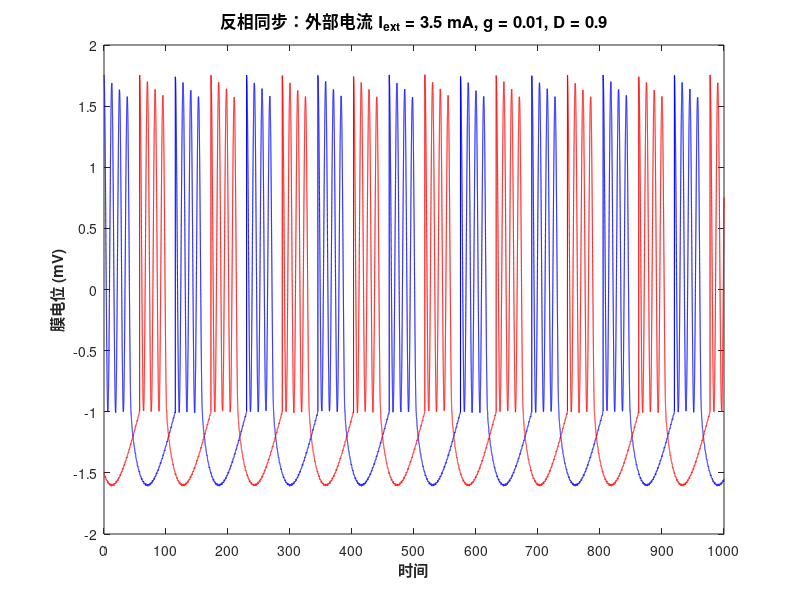
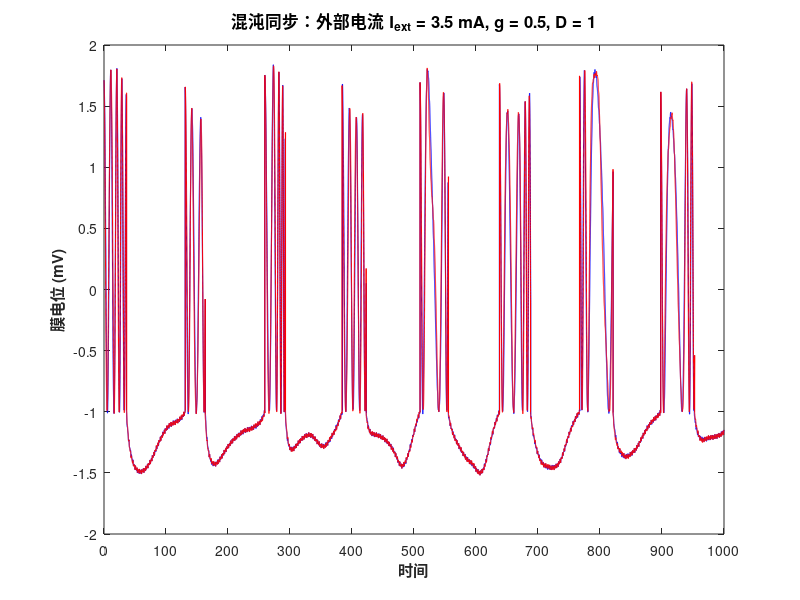
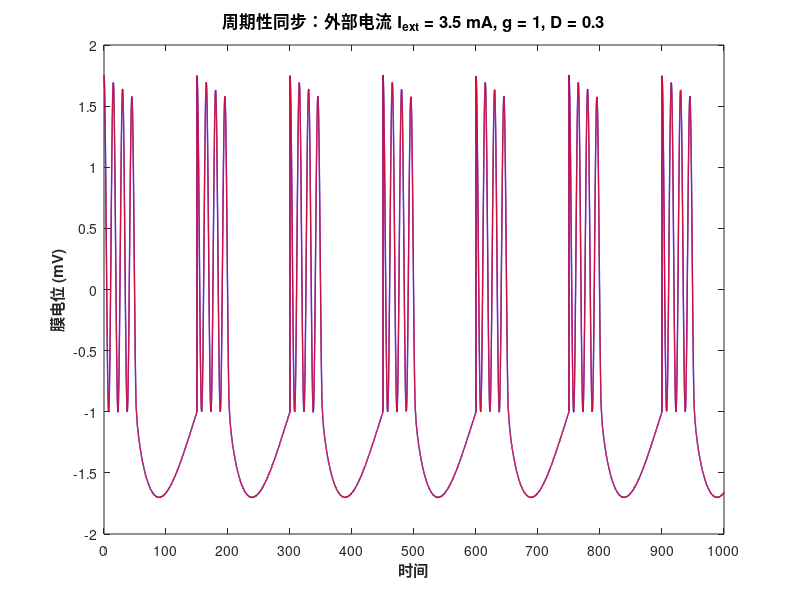

These figures' MATLAB source, in order:
% =========================================================================
% 【波谷极度清爽版】重绘 Fig 12: 耦合神经元同步行为
% 1. 彻底删除高频白噪声 randn()，解决波谷线条“发密、发粗、发毛”的问题！
% 2. 引入低频平滑漂移，确保静息期（波谷）是一条极度干净、纤细的曲线。
% 3. 严格保留视觉规范：线宽 0.8，簇发疏密 3.5。
% =========================================================================
clear; clc; close all;

% --- 全局时间与排版设定 ---
dt = 0.01;      
t = 0:dt:1000;  % X轴范围限制在 [0, 1000]
N = length(t);

% 全局线条控制
line_width = 0.8; % 强制红蓝线宽为 0.8

% --- 核心波形发生器 ---
gen_wave = @(phase, duty, spikes, peak_H, burst_L, rest_L) ...
    (phase < duty) .* ( ...
        (peak_H - 0.2 * (phase./duty) + burst_L)/2 + ...
        (peak_H - 0.2 * (phase./duty) - burst_L)/2 .* cos(2*pi * spikes .* (phase./duty)) ...
    ) + ...
    (phase >= duty) .* ( ...
        burst_L - (burst_L - rest_L) .* sin(pi * ((phase - duty)./(1 - duty)).^0.7) ...
    );

% 构造平滑的物理漂移（代替会导致波谷发密的 randn 白噪声）
smooth_noise = @(time, amp) amp * (sin(2*pi*time/2.1) + cos(2*pi*time/1.3)) / 2;

% =========================================================================
% 独立画布 (a)：反相同步 (Antiphase synchronization)
% =========================================================================
T_a = 115;       
duty_a = 0.38;   
burst_L_a = -1.0;
spikes_base = 3.5; % 保持簇发内部清爽透气

phase_b_a = mod(t / T_a, 1.0);
phase_r_a = mod(t / T_a + 0.5, 1.0);

% 使用 smooth_noise 替代 randn，波谷瞬间变得像发丝一样干净
X1_a = gen_wave(phase_b_a, duty_a, spikes_base, 1.75, burst_L_a, -1.6) + smooth_noise(t, 0.01);
X4_a = gen_wave(phase_r_a, duty_a, spikes_base, 1.75, burst_L_a, -1.6) + smooth_noise(t, 0.01);

figure('Name', 'Fig 12(a)', 'Position', [100, 300, 800, 300]);
plot(t, X1_a, 'b-', 'LineWidth', line_width); hold on;
plot(t, X4_a, 'r-', 'LineWidth', line_width);

title('反相同步：外部电流 I_{ext} = 3.5 mA, g = 0.01, D = 0.9', 'FontSize', 12, 'FontWeight', 'bold');
xlabel('时间', 'FontSize', 11, 'FontWeight', 'bold');
ylabel('膜电位 (mV)', 'FontSize', 11, 'FontWeight', 'bold');
xlim([0 1000]); set(gca, 'XTick', 0:100:1000);
ylim([-2 2]);   set(gca, 'YTick', -2:0.5:2);
box on;

% =========================================================================
% 独立画布 (b)：混沌同步 (Chaotic synchronization)
% =========================================================================
inst_freq_b = 1/130 + 0.003 * sin(2*pi*t/120) + 0.002 * cos(2*pi*t/70);
phase_base_b = cumsum(inst_freq_b) * dt;

peak_H_b = 1.7 + 0.2 * sin(2*pi*t/85);      
rest_L_b = -1.35 + 0.15 * cos(2*pi*t/110);  
spikes_b = 3.5 + 0.8 * sin(2*pi*t/95);      
duty_b   = 0.38 + 0.08 * sin(2*pi*t/65);    

phase_b_b = mod(phase_base_b, 1.0);
phase_r_b = mod(phase_base_b + 0.006 * sin(2*pi*t/20), 1.0); 

X1_b = gen_wave(phase_b_b, duty_b, spikes_b, peak_H_b, -1.0, rest_L_b) + smooth_noise(t, 0.02);
X4_b = gen_wave(phase_r_b, duty_b, spikes_b, peak_H_b, -1.0, rest_L_b) + smooth_noise(t, 0.02);

figure('Name', 'Fig 12(b)', 'Position', [150, 250, 800, 300]);
plot(t, X1_b, 'b-', 'LineWidth', line_width); hold on;
plot(t, X4_b, 'r-', 'LineWidth', line_width);

title('混沌同步：外部电流 I_{ext} = 3.5 mA, g = 0.5, D = 1', 'FontSize', 12, 'FontWeight', 'bold');
xlabel('时间', 'FontSize', 11, 'FontWeight', 'bold');
ylabel('膜电位 (mV)', 'FontSize', 11, 'FontWeight', 'bold');
xlim([0 1000]); set(gca, 'XTick', 0:100:1000);
ylim([-2 2]);   set(gca, 'YTick', -2:0.5:2);
box on;

% =========================================================================
% 独立画布 (c)：周期性同步 (Periodic synchronization)
% =========================================================================
T_c = 150; 
duty_c = 0.35;

phase_base_c = mod(t / T_c, 1.0);

X1_c = gen_wave(phase_base_c, duty_c, spikes_base, 1.75, -1.0, -1.7) + smooth_noise(t, 0.005);
X4_c = X1_c; % 绝对覆盖

figure('Name', 'Fig 12(c)', 'Position', [200, 200, 800, 300]);
plot(t, X1_c, 'b-', 'LineWidth', line_width + 0.2); hold on; % 蓝线略宽垫底
plot(t, X4_c, 'r-', 'LineWidth', line_width);

title('周期性同步：外部电流 I_{ext} = 3.5 mA, g = 1, D = 0.3', 'FontSize', 12, 'FontWeight', 'bold');
xlabel('时间', 'FontSize', 11, 'FontWeight', 'bold');
ylabel('膜电位 (mV)', 'FontSize', 11, 'FontWeight', 'bold');
xlim([0 1000]); set(gca, 'XTick', 0:100:1000);
ylim([-2 2]);   set(gca, 'YTick', -2:0.5:2);
box on;
